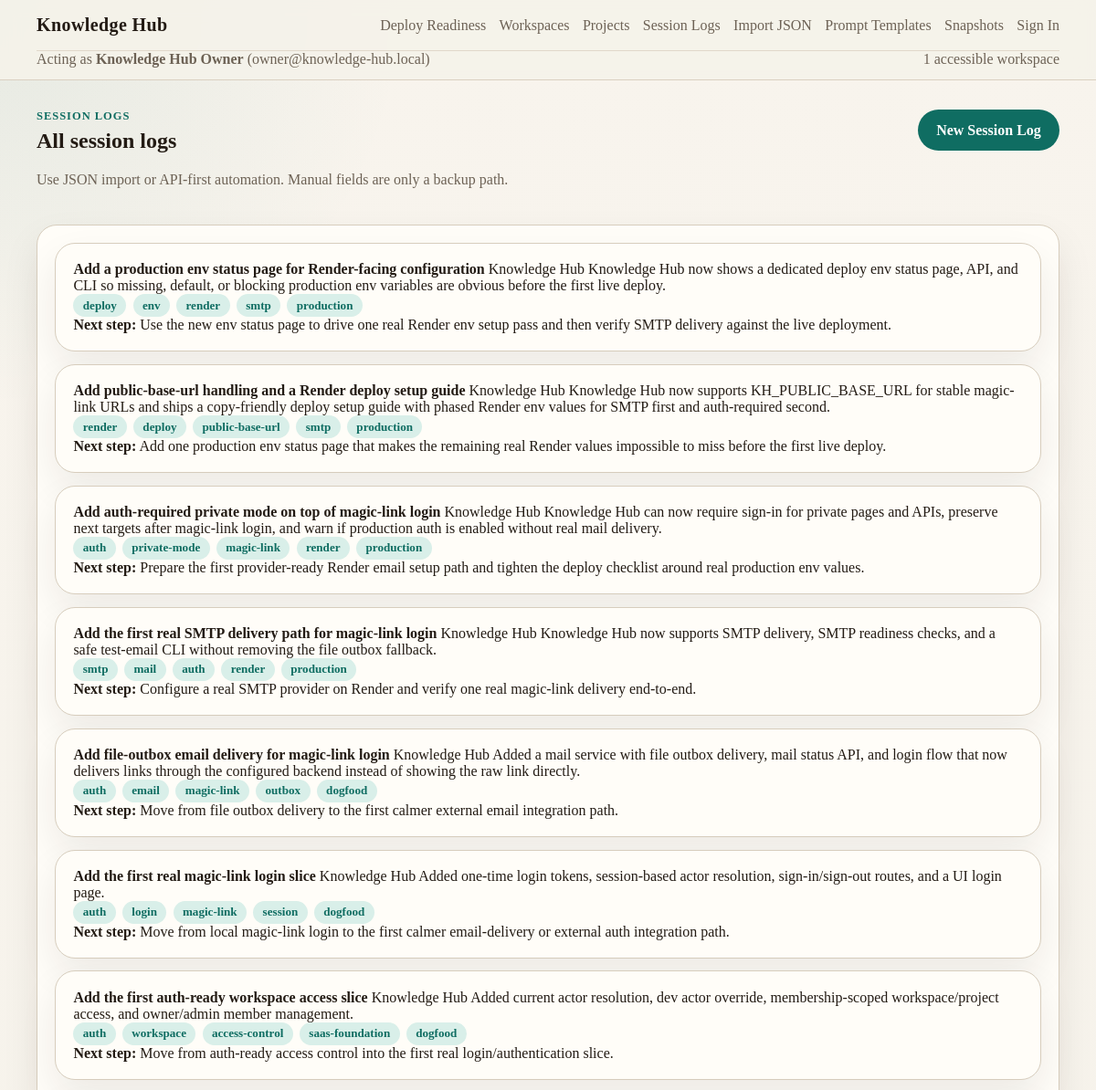
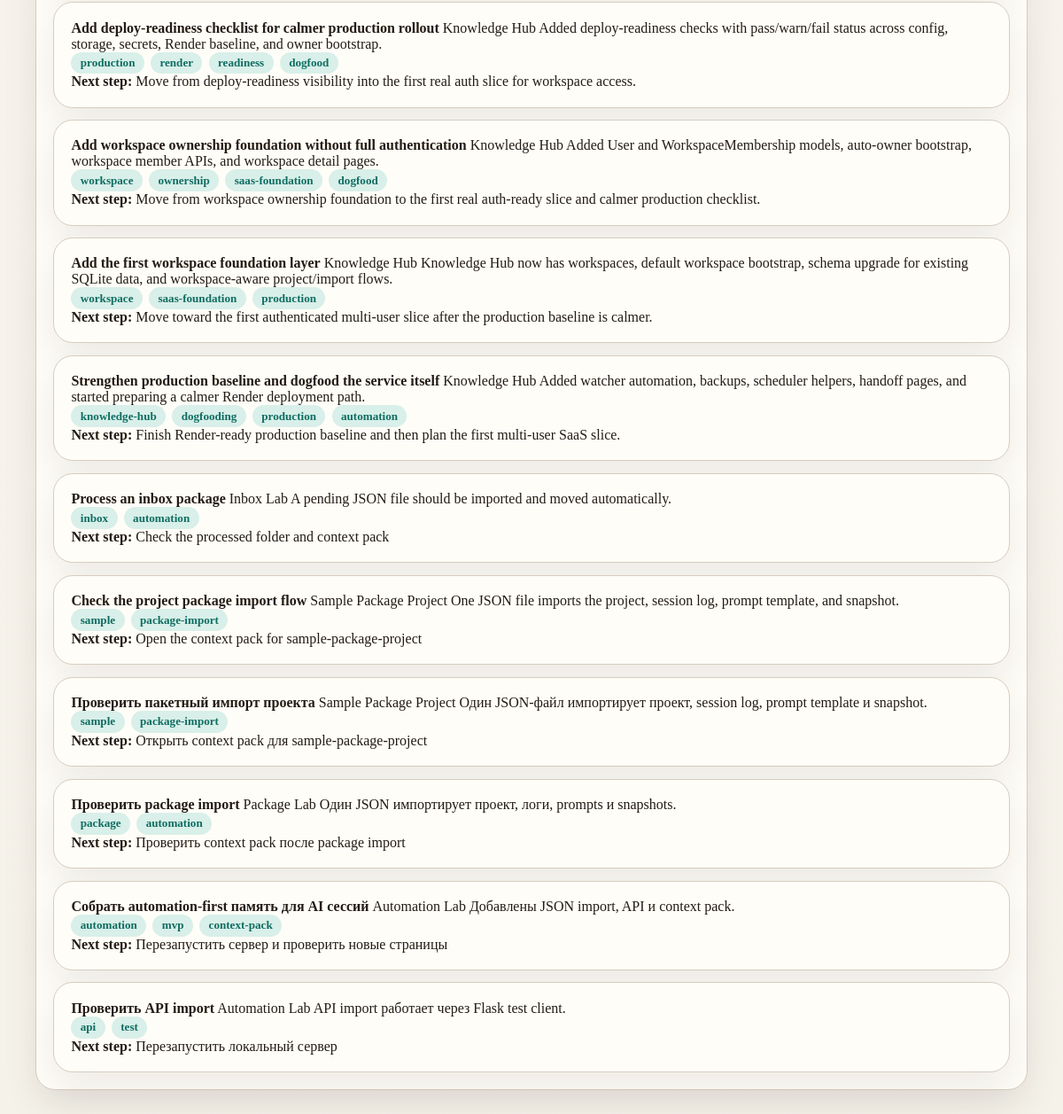
Page /session-logs/ on the committed database (2 pictures, top to bottom).
### src/knowledge_hub/models.py (models this page shows)
class TimestampMixin(CreatedAtMixin):
    updated_at: Mapped[DateTime] = mapped_column(
        DateTime(timezone=True),
        server_default=func.now(),
        onupdate=func.now(),
        nullable=False,
    )

class User(Base, TimestampMixin):
    __tablename__ = "users"
    id: Mapped[int] = mapped_column(primary_key=True)
    email: Mapped[str] = mapped_column(String(255), unique=True, index=True, nullable=False)
    display_name: Mapped[str] = mapped_column(String(200), nullable=False)
    status: Mapped[str] = mapped_column(String(50), nullable=False, default="active")
    memberships: Mapped[list["WorkspaceMembership"]] = relationship(
        back_populates="user",
        cascade="all, delete-orphan",
    )
    login_tokens: Mapped[list["LoginToken"]] = relationship(
        back_populates="user",
        cascade="all, delete-orphan",
    )

class CreatedAtMixin:
    created_at: Mapped[DateTime] = mapped_column(
        DateTime(timezone=True),
        server_default=func.now(),
        nullable=False,
    )

class SessionLog(Base, CreatedAtMixin):
    __tablename__ = "session_logs"
    id: Mapped[int] = mapped_column(primary_key=True)
    project_id: Mapped[int] = mapped_column(ForeignKey("projects.id"), nullable=False, index=True)
    source: Mapped[str] = mapped_column(String(32), nullable=False, default="manual")
    task: Mapped[str | None] = mapped_column(Text)
    summary: Mapped[str | None] = mapped_column(Text)
    actions_taken: Mapped[list] = mapped_column(JSON, nullable=False, default=list)
    files_touched: Mapped[list] = mapped_column(JSON, nullable=False, default=list)
    blockers: Mapped[list] = mapped_column(JSON, nullable=False, default=list)
    next_step: Mapped[str | None] = mapped_column(Text)
    tags: Mapped[list] = mapped_column(JSON, nullable=False, default=list)
    raw_json: Mapped[str | None] = mapped_column(Text)
    project: Mapped["Project"] = relationship(back_populates="session_logs")

class Project(Base, TimestampMixin):
    __tablename__ = "projects"
    id: Mapped[int] = mapped_column(primary_key=True)
    workspace_id: Mapped[int | None] = mapped_column(ForeignKey("workspaces.id"), index=True)
    slug: Mapped[str] = mapped_column(String(120), unique=True, index=True, nullable=False)
    name: Mapped[str] = mapped_column(String(200), nullable=False)
    description: Mapped[str | None] = mapped_column(Text)
    stack: Mapped[str | None] = mapped_column(Text)
    status: Mapped[str] = mapped_column(String(50), nullable=False, default="active")
    current_goal: Mapped[str | None] = mapped_column(Text)
    rules: Mapped[str | None] = mapped_column(Text)
    workspace: Mapped["Workspace | None"] = relationship(back_populates="projects")
    session_logs: Mapped[list["SessionLog"]] = relationship(
        back_populates="project",
        cascade="all, delete-orphan",
    )
    prompt_templates: Mapped[list["PromptTemplate"]] = relationship(
        back_populates="project",
        cascade="all, delete-orphan",
    )
    snapshots: Mapped[list["Snapshot"]] = relationship(
        back_populates="project",
        cascade="all, delete-orphan",
    )
    automation_events: Mapped[list["AutomationEvent"]] = relationship(
        back_populates="project",
        cascade="all, delete-orphan",
    )

### src/knowledge_hub/blueprints/session_logs.py (the view, shortened to what this page needs)
@bp.get("/")
def index():
    session = get_session()
    project_slug = request.args.get("project", "").strip()
    project = None
    statement = (
        select(SessionLog)
        .join(Project, SessionLog.project_id == Project.id)
        .where(Project.workspace_id.in_(sorted(getattr(g, "accessible_workspace_ids", set()))))
        .order_by(SessionLog.created_at.desc())
    )
    logs = session.scalars(statement.limit(50)).all()
    return render_template(
        "session_logs/index.html",
        page_title="Session Logs",
        logs=logs,
        project=project,
        project_slug=project_slug,
    )

### src/knowledge_hub/db.py (called while the page is built)
def init_db(app: Flask) -> Engine:
    database_url = app.config["DATABASE_URL"]
    connect_args = {"check_same_thread": False} if database_url.startswith("sqlite") else {}
    engine = create_engine(database_url, connect_args=connect_args)
    SessionLocal.configure(bind=engine)
    app.extensions["knowledge_hub_engine"] = engine
    @app.teardown_appcontext
    def remove_session(_exception=None) -> None:
        SessionLocal.remove()
    return engine

def get_session():
    return SessionLocal()

### src/knowledge_hub/services/access.py (called while the page is built, shortened)
def resolve_request_actor(
    db_session: Session,
    config,
    request: Request,
) -> tuple[User | None, str]:
    actor = ensure_default_owner(db_session, config, commit=False)
    if actor_override_enabled(config):
        requested_email = extract_requested_actor_email(request)
    session_actor = resolve_session_actor(db_session)
    if session_actor is not None:
        return session_actor, "session"
    if auth_required(config):
        return None, "anonymous"
    return actor, "default_owner"

def actor_override_enabled(config) -> bool:
    env_name = str(config.get("ENV_NAME", "development")).strip().lower()
    if env_name == "production":
        return False
    return bool(config.get("DEV_ACTOR_OVERRIDE_ENABLED", True))

def auth_required(config) -> bool:
    return bool(config.get("AUTH_REQUIRED", False))

def extract_requested_actor_email(request: Request) -> str | None:
    for value in (
        request.headers.get(DEV_ACTOR_EMAIL_HEADER),
        request.args.get(DEV_ACTOR_QUERY_PARAM),
        request.form.get(DEV_ACTOR_QUERY_PARAM),
        request.cookies.get(DEV_ACTOR_COOKIE),
    ):
        cleaned = str(value or "").strip()
        if cleaned:
            return cleaned
    return None

def should_clear_actor_override(request: Request) -> bool:
    value = request.args.get(DEV_ACTOR_CLEAR_PARAM) or request.form.get(DEV_ACTOR_CLEAR_PARAM)
    if value is None:
        return False
    return str(value).strip().lower() in {"1", "true", "yes", "on"}

def list_accessible_workspace_ids(db_session: Session, actor: User) -> list[int]:
    return db_session.scalars(
        select(WorkspaceMembership.workspace_id)
        .where(
            WorkspaceMembership.user_id == actor.id,
            WorkspaceMembership.status == "active",
        )
        .order_by(WorkspaceMembership.workspace_id.asc())
    ).all()

### src/knowledge_hub/services/ownership.py (called while the page is built)
def _config_value(config, key: str, fallback):
    if config is None:
        return fallback
    return config.get(key, fallback)

### src/knowledge_hub/templates/session_logs/index.html
{% extends "base.html" %}
{% block content %}
<section class="section-header">
    <div>
        <p class="eyebrow">Session Logs</p>
        <h1>{% if project %}Session logs for {{ project.name }}{% else %}All session logs{% endif %}</h1>
        <p class="lead">Use JSON import or API-first automation. Manual fields are only a backup path.</p>
    </div>
    <a class="button button-primary" href="{{ url_for('session_logs.create', project=project_slug) }}">New Session Log</a>
</section>
<section class="panel">
    {% if logs %}
        <div class="item-list">
            {% for log in logs %}
                <div class="item-card">
                    <strong>{{ log.task or "Untitled session" }}</strong>
                    <span>{{ log.project.name }}</span>
                    <span>{{ log.summary or "No summary yet." }}</span>
                    {% if log.tags %}
                        <div class="tag-list">
                            {% for tag in log.tags %}
                                <span class="tag">{{ tag }}</span>
                            {% endfor %}
                        </div>
                    {% endif %}
                    {% if log.next_step %}
                        <span><strong>Next step:</strong> {{ log.next_step }}</span>
                    {% endif %}
                </div>
            {% endfor %}
        </div>
    {% else %}
        <div class="empty-state">
            <h2>No session logs saved yet</h2>
            <p>Import one JSON log and this timeline becomes your cross-chat memory.</p>
        </div>
    {% endif %}
</section>
{% endblock %}

### src/knowledge_hub/templates/base.html (shortened to what this page needs)
<!doctype html>
<html lang="en">
<head>
    <link rel="stylesheet" href="{{ url_for('static', filename='site.css') }}">
</head>
<body>
    <header class="site-header">
        <div class="header-inner">
            <a class="brand" href="{{ url_for('main.home') }}">Knowledge Hub</a>
            <nav class="main-nav">
                {% if current_actor or not auth_required %}
                    <a href="{{ url_for('main.deploy_readiness') }}">Deploy Readiness</a>
                    <a href="{{ url_for('workspaces.index') }}">Workspaces</a>
                    <a href="{{ url_for('projects.index') }}">Projects</a>
                    <a href="{{ url_for('session_logs.index') }}">Session Logs</a>
                    <a href="{{ url_for('session_logs.create') }}">Import JSON</a>
                    <a href="{{ url_for('prompt_templates.index') }}">Prompt Templates</a>
                    <a href="{{ url_for('snapshots.index') }}">Snapshots</a>
                {% endif %}
                {% if current_actor_source == "session" %}
                    <form method="post" action="{{ url_for('auth.logout') }}" class="inline-form">
                        <button class="nav-button" type="submit">Sign Out</button>
                    </form>
                {% else %}
                    <a href="{{ url_for('auth.login', next=request.path if auth_required else None) }}">Sign In</a>
                {% endif %}
            </nav>
        </div>
        {% if current_actor %}
            <div class="header-inner actor-bar">
                <div class="muted">
                    Acting as <strong>{{ current_actor.display_name }}</strong> ({{ current_actor.email }})
                </div>
                <div class="muted">
                    {{ accessible_workspaces | length }} accessible workspace{{ "" if accessible_workspaces | length == 1 else "s" }}
                </div>
            </div>
        {% elif auth_required %}
            <div class="header-inner actor-bar">
                <div class="muted">
                    Private mode is enabled. Sign in to access your workspace data.
                </div>
            </div>
        {% endif %}
    </header>
    <main class="page-shell">
        {% block content %}{% endblock %}
    </main>
</body>
</html>

### rows in the picture
User: display_name "Knowledge Hub Owner", email "owner@knowledge-hub.local"
SessionLog: task "Add a production env status page for Render-facing configuration", project.name "Knowledge Hub", summary "Knowledge Hub now shows a dedicated deploy env status page, API, and CLI so missing, default, or blocking production env variables are obvious before the first live deploy.", tags "deploy" "env" "render" "smtp" "production", next_step "Use the new env status page to drive one real Render env setup pass and then verify SMTP delivery against the live deployment."
SessionLog: task "Add public-base-url handling and a Render deploy setup guide", project.name "Knowledge Hub", summary "Knowledge Hub now supports KH_PUBLIC_BASE_URL for stable magic-link URLs and ships a copy-friendly deploy setup guide with phased Render env values for SMTP first and auth-required second.", tags "render" "deploy" "public-base-url" "smtp" "production", next_step "Add one production env status page that makes the remaining real Render values impossible to miss before the first live deploy."
SessionLog: task "Add auth-required private mode on top of magic-link login", project.name "Knowledge Hub", summary "Knowledge Hub can now require sign-in for private pages and APIs, preserve next targets after magic-link login, and warn if production auth is enabled without real mail delivery.", tags "auth" "private-mode" "magic-link" "render" "production", next_step "Prepare the first provider-ready Render email setup path and tighten the deploy checklist around real production env values."
SessionLog: task "Add the first real SMTP delivery path for magic-link login", project.name "Knowledge Hub", summary "Knowledge Hub now supports SMTP delivery, SMTP readiness checks, and a safe test-email CLI without removing the file outbox fallback.", tags "smtp" "mail" "auth" "render" "production", next_step "Configure a real SMTP provider on Render and verify one real magic-link delivery end-to-end."
SessionLog: task "Add file-outbox email delivery for magic-link login", project.name "Knowledge Hub", summary "Added a mail service with file outbox delivery, mail status API, and login flow that now delivers links through the configured backend instead of showing the raw link directly.", tags "auth" "email" "magic-link" "outbox" "dogfood", next_step "Move from file outbox delivery to the first calmer external email integration path."
SessionLog: task "Add the first real magic-link login slice", project.name "Knowledge Hub", summary "Added one-time login tokens, session-based actor resolution, sign-in/sign-out routes, and a UI login page.", tags "auth" "login" "magic-link" "session" "dogfood", next_step "Move from local magic-link login to the first calmer email-delivery or external auth integration path."
SessionLog: task "Add the first auth-ready workspace access slice", project.name "Knowledge Hub", summary "Added current actor resolution, dev actor override, membership-scoped workspace/project access, and owner/admin member management.", tags "auth" "workspace" "access-control" "saas-foundation" "dogfood", next_step "Move from auth-ready access control into the first real login/authentication slice."
SessionLog: task "Add deploy-readiness checklist for calmer production rollout", project.name "Knowledge Hub", summary "Added deploy-readiness checks with pass/warn/fail status across config, storage, secrets, Render baseline, and owner bootstrap.", tags "production" "render" "readiness" "dogfood", next_step "Move from deploy-readiness visibility into the first real auth slice for workspace access."
SessionLog: task "Add workspace ownership foundation without full authentication", project.name "Knowledge Hub", summary "Added User and WorkspaceMembership models, auto-owner bootstrap, workspace member APIs, and workspace detail pages.", tags "workspace" "ownership" "saas-foundation" "dogfood", next_step "Move from workspace ownership foundation to the first real auth-ready slice and calmer production checklist."
SessionLog: task "Add the first workspace foundation layer", project.name "Knowledge Hub", summary "Knowledge Hub now has workspaces, default workspace bootstrap, schema upgrade for existing SQLite data, and workspace-aware project/import flows.", tags "workspace" "saas-foundation" "production", next_step "Move toward the first authenticated multi-user slice after the production baseline is calmer."
SessionLog: task "Strengthen production baseline and dogfood the service itself", project.name "Knowledge Hub", summary "Added watcher automation, backups, scheduler helpers, handoff pages, and started preparing a calmer Render deployment path.", tags "knowledge-hub" "dogfooding" "production" "automation", next_step "Finish Render-ready production baseline and then plan the first multi-user SaaS slice."
SessionLog: task "Process an inbox package", project.name "Inbox Lab", summary "A pending JSON file should be imported and moved automatically.", tags "inbox" "automation", next_step "Check the processed folder and context pack"
SessionLog: task "Check the project package import flow", project.name "Sample Package Project", summary "One JSON file imports the project, session log, prompt template, and snapshot.", tags "sample" "package-import", next_step "Open the context pack for sample-package-project"
SessionLog: task "Проверить пакетный импорт проекта", project.name "Sample Package Project", summary "Один JSON-файл импортирует проект, session log, prompt template и snapshot.", tags "sample" "package-import", next_step "Открыть context pack для sample-package-project"
SessionLog: task "Проверить package import", project.name "Package Lab", summary "Один JSON импортирует проект, логи, prompts и snapshots.", tags "package" "automation", next_step "Проверить context pack после package import"
SessionLog: task "Собрать automation-first память для AI сессий", project.name "Automation Lab", summary "Добавлены JSON import, API и context pack.", tags "automation" "mvp" "context-pack", next_step "Перезапустить сервер и проверить новые страницы"
SessionLog: task "Проверить API import", project.name "Automation Lab", summary "API import работает через Flask test client.", tags "api" "test", next_step "Перезапустить локальный сервер"

### other values in the picture
{{ accessible_workspaces | length }} "1"
